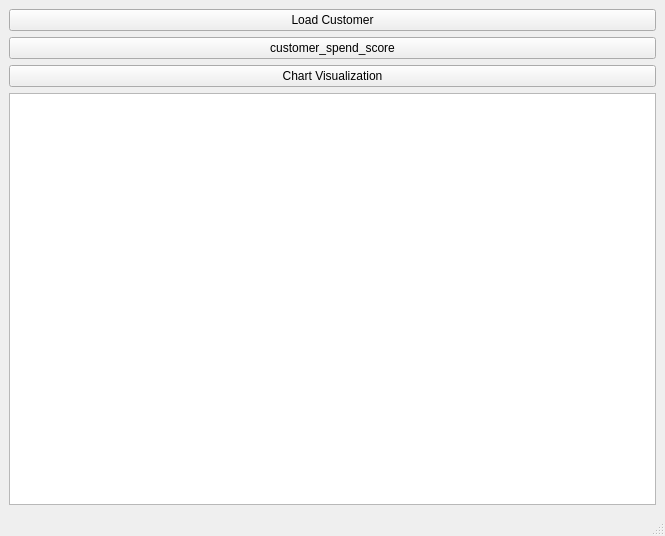
<?xml version="1.0" encoding="UTF-8"?>
<ui version="4.0">
 <class>MainWindow</class>
 <widget class="QMainWindow" name="MainWindow">
  <property name="geometry">
   <rect>
    <x>0</x>
    <y>0</y>
    <width>665</width>
    <height>536</height>
   </rect>
  </property>
  <property name="windowTitle">
   <string>MainWindow</string>
  </property>
  <widget class="QWidget" name="centralwidget">
   <layout class="QVBoxLayout" name="verticalLayout_2">
    <item>
     <layout class="QVBoxLayout" name="verticalLayout">
      <item>
       <widget class="QPushButton" name="pushButtonCustomer">
        <property name="text">
         <string>Load Customer</string>
        </property>
       </widget>
      </item>
      <item>
       <widget class="QPushButton" name="pushButtonCustomerSpendScore">
        <property name="text">
         <string>customer_spend_score</string>
        </property>
       </widget>
      </item>
      <item>
       <widget class="QPushButton" name="pushButtonStatistic">
        <property name="text">
         <string>Chart Visualization</string>
        </property>
       </widget>
      </item>
      <item>
       <widget class="QTableWidget" name="tableWidget"/>
      </item>
     </layout>
    </item>
   </layout>
  </widget>
  <widget class="QMenuBar" name="menubar">
   <property name="geometry">
    <rect>
     <x>0</x>
     <y>0</y>
     <width>665</width>
     <height>26</height>
    </rect>
   </property>
  </widget>
  <widget class="QStatusBar" name="statusbar"/>
 </widget>
 <resources/>
 <connections/>
</ui>
